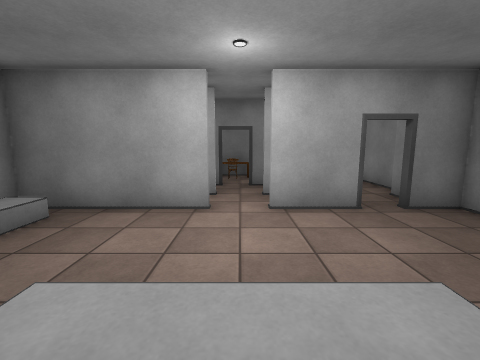
View 1 (above)

12 first-person views from a walk through a 3-D level made in the Unity game engine. The camera is 1.4 m above the floor, tilts 8° down and sees 90° across. The floor is counted in squares, 1 m on a side. Each view is taken from the middle of a square. On the plan, view 1 faces up. The plan holds only what a view shows up to about 13 squares ahead; the rest is blank. The player character is not drawn. Door leaves are left out, so doorways stand open. Surface patterns are stand-ins for the level's own textures.

View 2
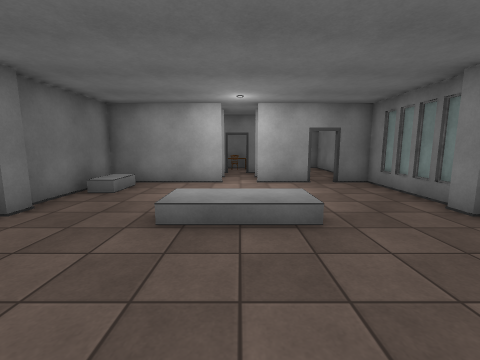

View 3
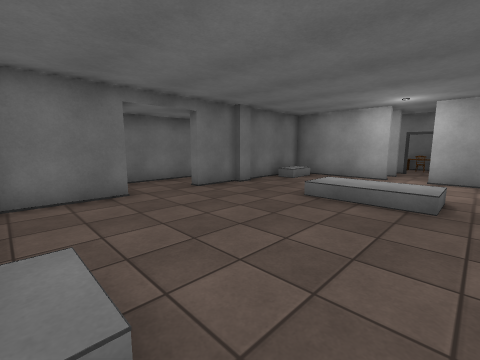

View 4
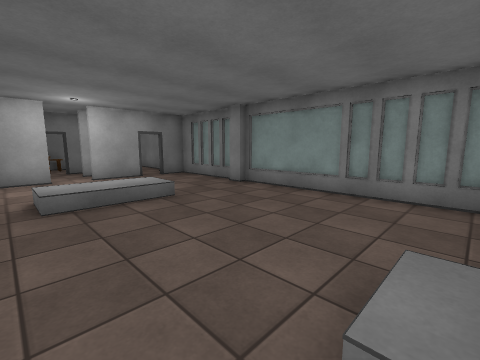

View 5
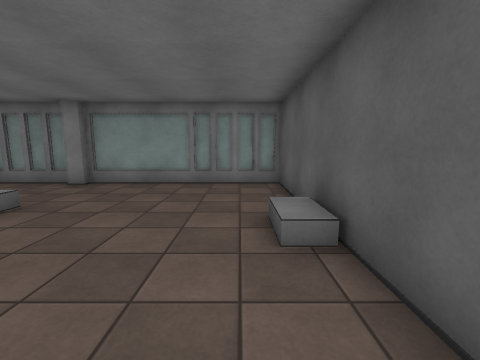

View 6
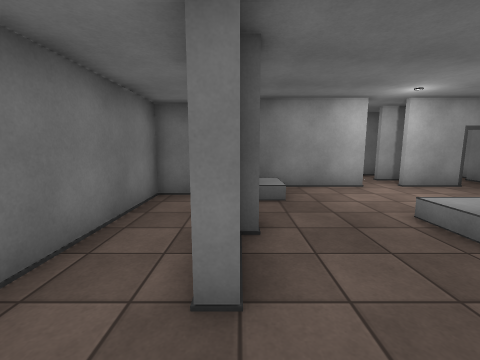

View 7
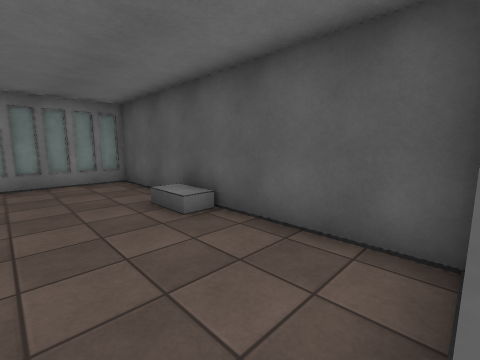

View 8
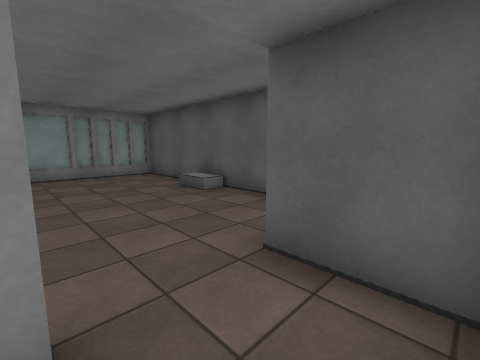

View 9
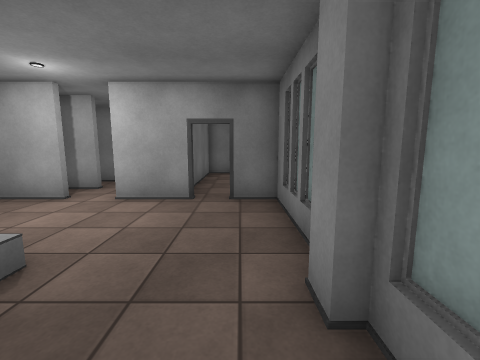

View 10
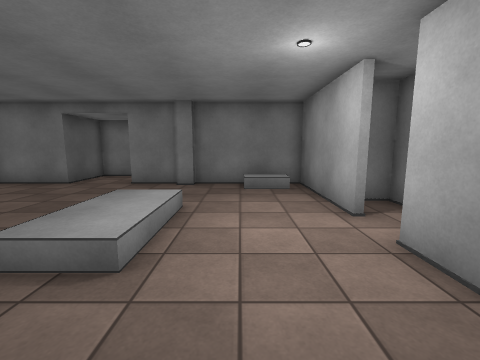

View 11
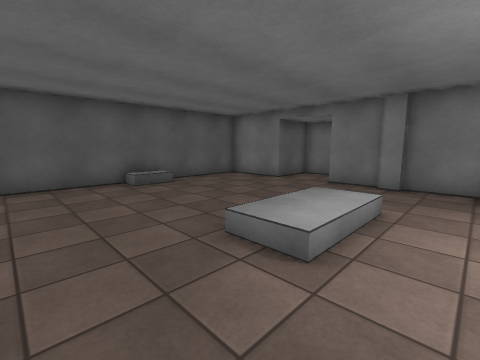

View 12
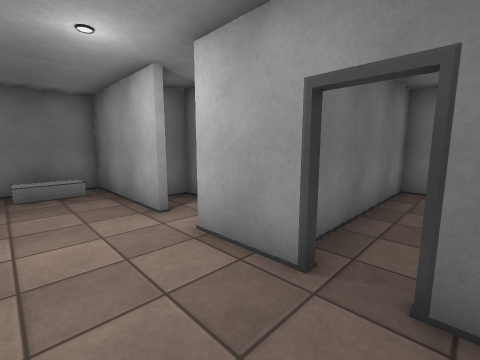

### Floor plan
Key: @ floor where view 1 was taken; # wall or solid block; . main floor; : floor 0.5 m higher than the main floor; / step, stairs or slope; D open door; O other object.
Columns run from 8 left of view 1 to 5 right of it. Each row starts with its distance up from view 1.
 11        OO #
 10        .. #
  9       ##D##
  8       #...#
  7       ##.##
  6       #...###
  5    #####.##.##
  4 ####O........#
  3 #..#.........#
  2 #..#.........#
  1 #..#...:::...#
  0 #..#.../@/...#
 -1 #..#.........#
 -2 #............#
 -3 #............#
 -4 ####.........#
 -5    #.........#
 -6    #....O....#
 -7    ###########

Positions as (right, up) in squares from view 1, and headings:
1: (0, 0), facing up
2: (0, -4), facing up
3: (2, -6), facing up-left
4: (-2, -6), facing up-right
5: (-4, -5), facing right
6: (-5, -3), facing up
7: (-5, -3), facing down-right
8: (-7, -1), facing down-right
9: (4, -1), facing up
10: (4, 3), facing left
11: (4, 3), facing down-left
12: (4, 3), facing up-left
